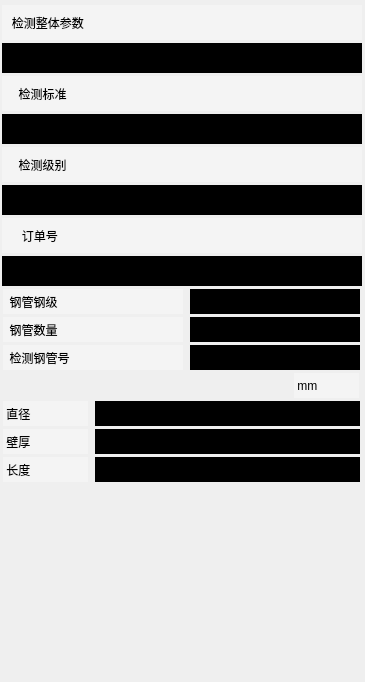
            <widget class="QWidget" name="widget_10" native="true">
             <property name="sizePolicy">
              <sizepolicy hsizetype="Fixed" vsizetype="Expanding">
               <horstretch>0</horstretch>
               <verstretch>0</verstretch>
              </sizepolicy>
             </property>
             <property name="minimumSize">
              <size>
               <width>365</width>
               <height>300</height>
              </size>
             </property>
             <property name="maximumSize">
              <size>
               <width>365</width>
               <height>730</height>
              </size>
             </property>
             <property name="styleSheet">
              <string notr="true">QWidget#widget_10{
background-color: rgb(103, 103, 105);
}</string>
             </property>
             <layout class="QGridLayout" name="gridLayout_9">
              <property name="margin">
               <number>0</number>
              </property>
              <property name="spacing">
               <number>0</number>
              </property>
              <item row="0" column="0">
               <layout class="QGridLayout" name="gridLayout_8">
                <property name="spacing">
                 <number>0</number>
                </property>
                <item row="1" column="0">
                 <layout class="QVBoxLayout" name="verticalLayout_38">
                  <property name="spacing">
                   <number>3</number>
                  </property>
                  <item>
                   <widget class="QLabel" name="label_12">
                    <property name="minimumSize">
                     <size>
                      <width>360</width>
                      <height>35</height>
                     </size>
                    </property>
                    <property name="maximumSize">
                     <size>
                      <width>360</width>
                      <height>35</height>
                     </size>
                    </property>
                    <property name="styleSheet">
                     <string notr="true">QLabel{
color: rgb(0, 0, 0);
background-color: rgb(244, 244, 244);
font: 75 28pt &quot;新宋体&quot;;
}</string>
                    </property>
                    <property name="text">
                     <string>   检测整体参数</string>
                    </property>
                   </widget>
                  </item>
                  <item>
                   <widget class="QLabel" name="labelWholeParams">
                    <property name="minimumSize">
                     <size>
                      <width>360</width>
                      <height>30</height>
                     </size>
                    </property>
                    <property name="maximumSize">
                     <size>
                      <width>360</width>
                      <height>30</height>
                     </size>
                    </property>
                    <property name="layoutDirection">
                     <enum>Qt::LeftToRight</enum>
                    </property>
                    <property name="styleSheet">
                     <string notr="true">QLabel{
color: rgb(255, 255, 0);
background-color: rgb(0, 0, 0);
border:0px;
font: 75 20pt &quot;新宋体&quot;;
}</string>
                    </property>
                    <property name="text">
                     <string/>
                    </property>
                    <property name="alignment">
                     <set>Qt::AlignCenter</set>
                    </property>
                   </widget>
                  </item>
                  <item>
                   <widget class="QLabel" name="label_14">
                    <property name="minimumSize">
                     <size>
                      <width>360</width>
                      <height>35</height>
                     </size>
                    </property>
                    <property name="maximumSize">
                     <size>
                      <width>360</width>
                      <height>35</height>
                     </size>
                    </property>
                    <property name="styleSheet">
                     <string notr="true">QLabel{
color: rgb(0, 0, 0);
background-color: rgb(244, 244, 244);
font: 75 28pt &quot;新宋体&quot;;
}</string>
                    </property>
                    <property name="text">
                     <string>     检测标准</string>
                    </property>
                   </widget>
                  </item>
                  <item>
                   <widget class="QLabel" name="labelTestStandard">
                    <property name="minimumSize">
                     <size>
                      <width>360</width>
                      <height>30</height>
                     </size>
                    </property>
                    <property name="maximumSize">
                     <size>
                      <width>360</width>
                      <height>30</height>
                     </size>
                    </property>
                    <property name="styleSheet">
                     <string notr="true">QLabel{
color: rgb(255, 255, 0);
background-color: rgb(0, 0, 0);
border:0px;
font: 75 20pt &quot;新宋体&quot;;
}</string>
                    </property>
                    <property name="text">
                     <string/>
                    </property>
                    <property name="alignment">
                     <set>Qt::AlignCenter</set>
                    </property>
                   </widget>
                  </item>
                  <item>
                   <widget class="QLabel" name="label_51">
                    <property name="minimumSize">
                     <size>
                      <width>360</width>
                      <height>35</height>
                     </size>
                    </property>
                    <property name="maximumSize">
                     <size>
                      <width>360</width>
                      <height>35</height>
                     </size>
                    </property>
                    <property name="styleSheet">
                     <string notr="true">QLabel{
color: rgb(0, 0, 0);
background-color: rgb(244, 244, 244);
font: 75 28pt &quot;新宋体&quot;;
}</string>
                    </property>
                    <property name="text">
                     <string>     检测级别</string>
                    </property>
                   </widget>
                  </item>
                  <item>
                   <widget class="QLabel" name="labelTestLevel">
                    <property name="minimumSize">
                     <size>
                      <width>360</width>
                      <height>30</height>
                     </size>
                    </property>
                    <property name="maximumSize">
                     <size>
                      <width>360</width>
                      <height>30</height>
                     </size>
                    </property>
                    <property name="styleSheet">
                     <string notr="true">QLabel{
color: rgb(255, 255, 0);
background-color: rgb(0, 0, 0);
border:0px;
font: 75 20pt &quot;新宋体&quot;;
}</string>
                    </property>
                    <property name="text">
                     <string/>
                    </property>
                    <property name="alignment">
                     <set>Qt::AlignCenter</set>
                    </property>
                   </widget>
                  </item>
                  <item>
                   <widget class="QLabel" name="label_53">
                    <property name="minimumSize">
                     <size>
                      <width>360</width>
                      <height>35</height>
                     </size>
                    </property>
                    <property name="maximumSize">
                     <size>
                      <width>360</width>
                      <height>35</height>
                     </size>
                    </property>
                    <property name="styleSheet">
                     <string notr="true">QLabel{
color: rgb(0, 0, 0);
background-color: rgb(244, 244, 244);
font: 75 28pt &quot;新宋体&quot;;
}</string>
                    </property>
                    <property name="text">
                     <string>      订单号</string>
                    </property>
                   </widget>
                  </item>
                  <item>
                   <widget class="QLabel" name="labelOrderNumber">
                    <property name="minimumSize">
                     <size>
                      <width>360</width>
                      <height>30</height>
                     </size>
                    </property>
                    <property name="maximumSize">
                     <size>
                      <width>360</width>
                      <height>30</height>
                     </size>
                    </property>
                    <property name="styleSheet">
                     <string notr="true">QLabel{
spacing: 30px;
color: rgb(255, 255, 0);
background-color: rgb(0, 0, 0);
border:0px;
font: 75 20pt &quot;新宋体&quot;;
}</string>
                    </property>
                    <property name="text">
                     <string/>
                    </property>
                    <property name="alignment">
                     <set>Qt::AlignCenter</set>
                    </property>
                   </widget>
                  </item>
                  <item>
                   <layout class="QHBoxLayout" name="horizontalLayout_9">
                    <property name="spacing">
                     <number>6</number>
                    </property>
                    <item>
                     <widget class="QLabel" name="label_55">
                      <property name="minimumSize">
                       <size>
                        <width>180</width>
                        <height>25</height>
                       </size>
                      </property>
                      <property name="maximumSize">
                       <size>
                        <width>180</width>
                        <height>25</height>
                       </size>
                      </property>
                      <property name="styleSheet">
                       <string notr="true">QLabel{
color: rgb(0, 0, 0);
background-color: rgb(244, 244, 244);
border:0px;
font: 75 20pt &quot;新宋体&quot;;
}</string>
                      </property>
                      <property name="text">
                       <string>  钢管钢级</string>
                      </property>
                     </widget>
                    </item>
                    <item>
                     <widget class="QLabel" name="labelSteelTubeLevel">
                      <property name="minimumSize">
                       <size>
                        <width>170</width>
                        <height>25</height>
                       </size>
                      </property>
                      <property name="maximumSize">
                       <size>
                        <width>170</width>
                        <height>25</height>
                       </size>
                      </property>
                      <property name="styleSheet">
                       <string notr="true">QLabel{
color: rgb(255, 255, 0);
background-color: rgb(0, 0, 0);
border:0px;
font: 75 20pt &quot;新宋体&quot;;
}</string>
                      </property>
                      <property name="text">
                       <string/>
                      </property>
                      <property name="alignment">
                       <set>Qt::AlignCenter</set>
                      </property>
                     </widget>
                    </item>
                   </layout>
                  </item>
                  <item>
                   <layout class="QHBoxLayout" name="horizontalLayout_8">
                    <property name="spacing">
                     <number>6</number>
                    </property>
                    <item>
                     <widget class="QLabel" name="label_56">
                      <property name="minimumSize">
                       <size>
                        <width>180</width>
                        <height>25</height>
                       </size>
                      </property>
                      <property name="maximumSize">
                       <size>
                        <width>180</width>
                        <height>25</height>
                       </size>
                      </property>
                      <property name="styleSheet">
                       <string notr="true">QLabel{
color: rgb(0, 0, 0);
background-color: rgb(244, 244, 244);
border:0px;
font: 75 20pt &quot;新宋体&quot;;
}</string>
                      </property>
                      <property name="text">
                       <string>  钢管数量</string>
                      </property>
                     </widget>
                    </item>
                    <item>
                     <widget class="QLabel" name="labelSteelTubeCount">
                      <property name="minimumSize">
                       <size>
                        <width>170</width>
                        <height>25</height>
                       </size>
                      </property>
                      <property name="maximumSize">
                       <size>
                        <width>170</width>
                        <height>25</height>
                       </size>
                      </property>
                      <property name="styleSheet">
                       <string notr="true">QLabel{
color: rgb(255, 255, 0);
background-color: rgb(0, 0, 0);
border:0px;
font: 75 20pt &quot;新宋体&quot;;
}</string>
                      </property>
                      <property name="text">
                       <string/>
                      </property>
                      <property name="alignment">
                       <set>Qt::AlignCenter</set>
                      </property>
                     </widget>
                    </item>
                   </layout>
                  </item>
                  <item>
                   <layout class="QHBoxLayout" name="horizontalLayout_7">
                    <property name="spacing">
                     <number>6</number>
                    </property>
                    <item>
                     <widget class="QLabel" name="label_57">
                      <property name="minimumSize">
                       <size>
                        <width>180</width>
                        <height>25</height>
                       </size>
                      </property>
                      <property name="maximumSize">
                       <size>
                        <width>180</width>
                        <height>25</height>
                       </size>
                      </property>
                      <property name="styleSheet">
                       <string notr="true">QLabel{
color: rgb(0, 0, 0);
background-color: rgb(244, 244, 244);
border:0px;
font: 75 20pt &quot;新宋体&quot;;
}</string>
                      </property>
                      <property name="text">
                       <string>  检测钢管号</string>
                      </property>
                     </widget>
                    </item>
                    <item>
                     <widget class="QLabel" name="labelTestSteelNumber">
                      <property name="minimumSize">
                       <size>
                        <width>170</width>
                        <height>25</height>
                       </size>
                      </property>
                      <property name="maximumSize">
                       <size>
                        <width>170</width>
                        <height>25</height>
                       </size>
                      </property>
                      <property name="styleSheet">
                       <string notr="true">QLabel{
color: rgb(255, 255, 0);
background-color: rgb(0, 0, 0);
border:0px;
font: 75 20pt &quot;新宋体&quot;;
}</string>
                      </property>
                      <property name="text">
                       <string/>
                      </property>
                      <property name="alignment">
                       <set>Qt::AlignCenter</set>
                      </property>
                     </widget>
                    </item>
                   </layout>
                  </item>
                  <item>
                   <layout class="QHBoxLayout" name="horizontalLayout_6">
                    <property name="spacing">
                     <number>0</number>
                    </property>
                    <item>
                     <spacer name="horizontalSpacer_10">
                      <property name="orientation">
                       <enum>Qt::Horizontal</enum>
                      </property>
                      <property name="sizeType">
                       <enum>QSizePolicy::Fixed</enum>
                      </property>
                      <property name="sizeHint" stdset="0">
                       <size>
                        <width>290</width>
                        <height>20</height>
                       </size>
                      </property>
                     </spacer>
                    </item>
                    <item>
                     <widget class="QLabel" name="label_61">
                      <property name="minimumSize">
                       <size>
                        <width>65</width>
                        <height>25</height>
                       </size>
                      </property>
                      <property name="maximumSize">
                       <size>
                        <width>65</width>
                        <height>25</height>
                       </size>
                      </property>
                      <property name="styleSheet">
                       <string notr="true">QLabel{
color: rgb(0, 0, 0);
background-color: rgb(244, 244, 244);
border:0px;
font: 75 24pt &quot;新宋体&quot;;
}</string>
                      </property>
                      <property name="text">
                       <string> mm</string>
                      </property>
                     </widget>
                    </item>
                   </layout>
                  </item>
                  <item>
                   <layout class="QHBoxLayout" name="horizontalLayout_5">
                    <property name="spacing">
                     <number>6</number>
                    </property>
                    <item>
                     <widget class="QLabel" name="label_62">
                      <property name="minimumSize">
                       <size>
                        <width>85</width>
                        <height>25</height>
                       </size>
                      </property>
                      <property name="maximumSize">
                       <size>
                        <width>85</width>
                        <height>25</height>
                       </size>
                      </property>
                      <property name="styleSheet">
                       <string notr="true">QLabel{
color: rgb(0, 0, 0);
background-color: rgb(244, 244, 244);
border:0px;
font: 75 20pt &quot;新宋体&quot;;
}</string>
                      </property>
                      <property name="text">
                       <string> 直径</string>
                      </property>
                     </widget>
                    </item>
                    <item>
                     <widget class="QLabel" name="labelDiameter">
                      <property name="minimumSize">
                       <size>
                        <width>265</width>
                        <height>25</height>
                       </size>
                      </property>
                      <property name="maximumSize">
                       <size>
                        <width>265</width>
                        <height>25</height>
                       </size>
                      </property>
                      <property name="styleSheet">
                       <string notr="true">QLabel{
color: rgb(255, 255, 0);
background-color: rgb(0, 0, 0);
border:0px;
font: 75 20pt &quot;新宋体&quot;;
}</string>
                      </property>
                      <property name="text">
                       <string/>
                      </property>
                      <property name="alignment">
                       <set>Qt::AlignCenter</set>
                      </property>
                     </widget>
                    </item>
                   </layout>
                  </item>
                  <item>
                   <layout class="QHBoxLayout" name="horizontalLayout_4">
                    <property name="spacing">
                     <number>6</number>
                    </property>
                    <item>
                     <widget class="QLabel" name="label_63">
                      <property name="minimumSize">
                       <size>
                        <width>85</width>
                        <height>25</height>
                       </size>
                      </property>
                      <property name="maximumSize">
                       <size>
                        <width>85</width>
                        <height>25</height>
                       </size>
                      </property>
                      <property name="styleSheet">
                       <string notr="true">QLabel{
color: rgb(0, 0, 0);
background-color: rgb(244, 244, 244);
border:0px;
font: 75 20pt &quot;新宋体&quot;;
}</string>
                      </property>
                      <property name="text">
                       <string> 壁厚</string>
                      </property>
                     </widget>
                    </item>
                    <item>
                     <widget class="QLabel" name="labelThickness">
                      <property name="minimumSize">
                       <size>
                        <width>265</width>
                        <height>25</height>
                       </size>
                      </property>
                      <property name="maximumSize">
                       <size>
                        <width>265</width>
                        <height>25</height>
                       </size>
                      </property>
                      <property name="styleSheet">
                       <string notr="true">QLabel{
color: rgb(255, 255, 0);
background-color: rgb(0, 0, 0);
border:0px;
font: 75 20pt &quot;新宋体&quot;;
}</string>
                      </property>
                      <property name="text">
                       <string/>
                      </property>
                      <property name="alignment">
                       <set>Qt::AlignCenter</set>
                      </property>
                     </widget>
                    </item>
                   </layout>
                  </item>
                  <item>
                   <layout class="QHBoxLayout" name="horizontalLayout_3">
                    <property name="spacing">
                     <number>6</number>
                    </property>
                    <item>
                     <widget class="QLabel" name="label_64">
                      <property name="minimumSize">
                       <size>
                        <width>85</width>
                        <height>25</height>
                       </size>
                      </property>
                      <property name="maximumSize">
                       <size>
                        <width>85</width>
                        <height>25</height>
                       </size>
                      </property>
                      <property name="styleSheet">
                       <string notr="true">QLabel{
color: rgb(0, 0, 0);
background-color: rgb(244, 244, 244);
border:0px;
font: 75 20pt &quot;新宋体&quot;;
}</string>
                      </property>
                      <property name="text">
                       <string> 长度</string>
                      </property>
                     </widget>
                    </item>
                    <item>
                     <widget class="QLabel" name="labelLength">
                      <property name="minimumSize">
                       <size>
                        <width>265</width>
                        <height>25</height>
                       </size>
                      </property>
                      <property name="maximumSize">
                       <size>
                        <width>265</width>
                        <height>25</height>
                       </size>
                      </property>
                      <property name="styleSheet">
                       <string notr="true">QLabel{
color: rgb(255, 255, 0);
background-color: rgb(0, 0, 0);
border:0px;
font: 75 20pt &quot;新宋体&quot;;
}</string>
                      </property>
                      <property name="text">
                       <string/>
                      </property>
                      <property name="alignment">
                       <set>Qt::AlignCenter</set>
                      </property>
                     </widget>
                    </item>
                   </layout>
                  </item>
                 </layout>
                </item>
                <item row="2" column="0">
                 <spacer name="verticalSpacer_2">
                  <property name="orientation">
                   <enum>Qt::Vertical</enum>
                  </property>
                  <property name="sizeType">
                   <enum>QSizePolicy::Preferred</enum>
                  </property>
                  <property name="sizeHint" stdset="0">
                   <size>
                    <width>20</width>
                    <height>200</height>
                   </size>
                  </property>
                 </spacer>
                </item>
                <item row="0" column="0">
                 <spacer name="verticalSpacer_30">
                  <property name="orientation">
                   <enum>Qt::Vertical</enum>
                  </property>
                  <property name="sizeType">
                   <enum>QSizePolicy::Fixed</enum>
                  </property>
                  <property name="sizeHint" stdset="0">
                   <size>
                    <width>20</width>
                    <height>5</height>
                   </size>
                  </property>
                 </spacer>
                </item>
               </layout>
              </item>
             </layout>
            </widget>
